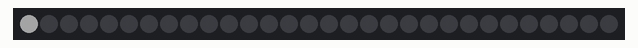
Recording of a program running on a simulated Raspberry Pi Pico running MicroPython. Shown: 30 RGB LEDs in strip order, left to right. Dim RGB values are drawn brighter than linear; random numbers come from a fixed seed.

Above: at 0.01 s.
At 4.06 s:
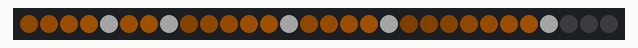
At 9.95 s:
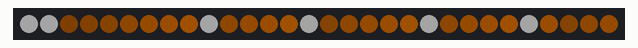
At 19.94 s:
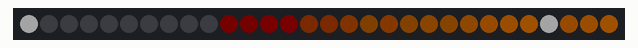
At 29.87 s:
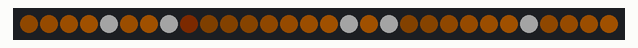
At 39.9 s:
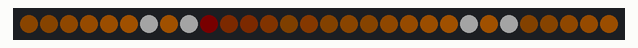

The program:

effect6_Meteor.py
```python
from machine import Pin
import neopixel
import time
import random

NUM_LEDS = 30
DATA_PIN = 9
BRIGHTNESS = 0.15

np = neopixel.NeoPixel(Pin(DATA_PIN), NUM_LEDS)

def scale(r, g, b):
    return (
        int(r * BRIGHTNESS),
        int(g * BRIGHTNESS),
        int(b * BRIGHTNESS)
    )

# Each meteor = [position, velocity]
meteors = []

while True:

    # Spawn new meteor
    if random.random() < 0.25:
        meteors.append([0, random.randint(1, 2)])

    # Fade entire strip (trail persistence)
    for i in range(NUM_LEDS):
        r, g, b = np[i]
        np[i] = (int(r * 0.75), int(g * 0.75), int(b * 0.75))

    new_meteors = []

    for m in meteors:
        pos, speed = m

        # Draw head (bright white)
        if 0 <= pos < NUM_LEDS:
            np[pos] = scale(255, 255, 255)

        # Draw trail behind meteor
        for t in range(1, 6):
            p = pos - t
            if 0 <= p < NUM_LEDS:
                fade = 255 - (t * 40)
                np[p] = scale(fade, fade // 2, 0)

        # Move meteor forward
        pos += speed

        if pos < NUM_LEDS + 6:
            new_meteors.append([pos, speed])

    meteors = new_meteors

    np.write()
    time.sleep_ms(50)
```
